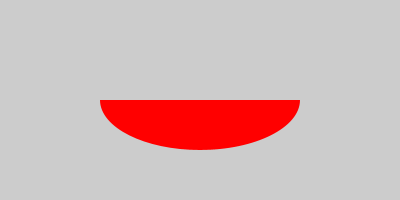
Frame 1 (no input)
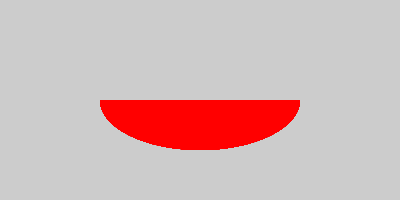
Frame 60 (the mouse pressed at the canvas centre just before this capture)
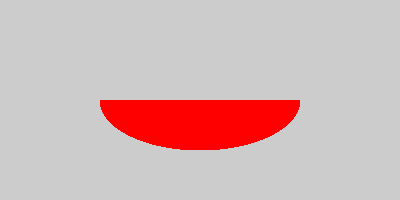
Frame 120 (the mouse held since frame 60 and released just before this capture)

The Processing sketch that drew these frames (run headless with seeded random() and noise(); from frame 60 on, the mouse is pressed at the canvas centre):

// Processing sketch: ReturnExamples
// ── ReturnExamples.pde
float radiansOf(float angleInDegrees) {
  return PI / 180 * angleInDegrees;
}

void myArc(float x, float y, float width, float height, 
  float startAngle, float endAngle) {
  arc(x, y, width, height, radiansOf(startAngle), radiansOf(endAngle));
  return;
}

void setup() {
  size(400, 200);
}

void draw() {
  noStroke();
  fill(255, 0, 0);
  myArc(width / 2, height / 2, width / 2, height / 2, 0, 180);
}
